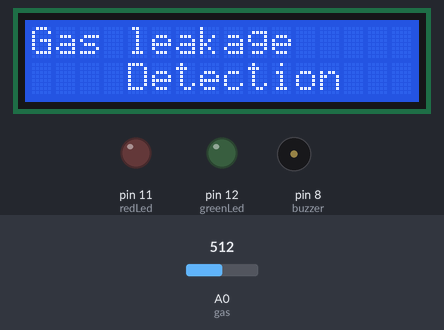
Bench run of a sketch on a simulated Arduino Uno, built with avr-gcc and run on an emulated ATmega328P. Parts: 16×2 character LCD, output pins drawn as LEDs (lit = HIGH), buzzer (waves = sounding). The test bench sets the inputs (shaded band); at power-on: A0 (gas) = 512. The modem accepts every AT command (registered, SIM ready, sends succeed) and sends nothing else; what the sketch prints to the serial monitor is not drawn.

Above: at 1.2 s.
At 3.3 s:
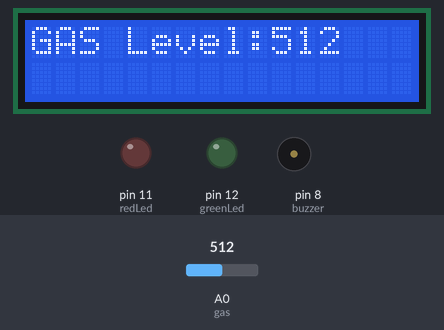
3.4 s: A0 (gas) set to 386
At 10.3 s:
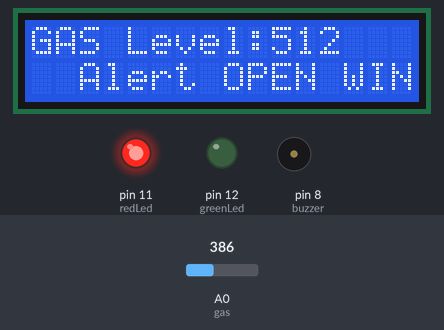
At 11.4 s:
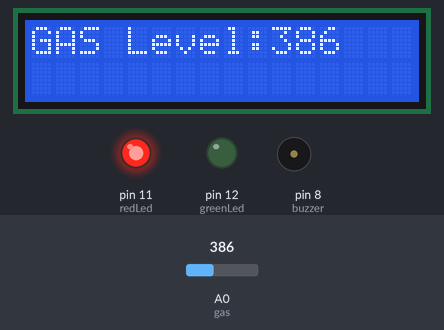
12.0 s: A0 (gas) set to 362
At 19.8 s:
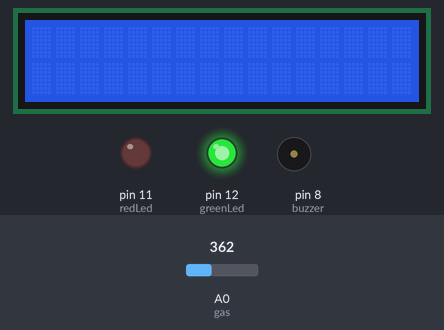
26.0 s: A0 (gas) set to 110
40.0 s: A0 (gas) set to 94
48.3 s: A0 (gas) set to 122
62.3 s: A0 (gas) set to 0
Timing chart, 0 to 65.3 s (numbered marks = the images above; inputs shaded):
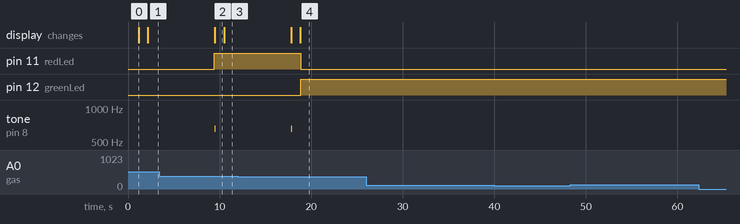

Measured:
- the behaviour switches between 371 and 370 on A0 (gas) (found by bisection; images 3 and 4)
- after the input at 12.0 s, pin 11 (redLed): HIGH → LOW after 6.8 s; pin 12 (greenLed): LOW → HIGH after 6.8 s
- what the display in image 0 shows lasts 1.1 s, from 1.1 s to 2.2 s

The sketch:

gaslevelsensor.ino
```cpp
#include <LiquidCrystal_I2C.h>
#include <SoftwareSerial.h>
// Set up a new SoftwareSerial object
SoftwareSerial gsmSerial(9, 10);
 /*include LCD I2C Library*/
#define buzzer 8
LiquidCrystal_I2C lcd(0x27,16,2);
void sing();
void setAlert();
int redLed = 11;
int greenLed = 12;
int gas = A0;
int sms_count=0;
int sensorThres = 370;


void setup() {

  pinMode(redLed, OUTPUT);
  pinMode(greenLed, OUTPUT);
  pinMode(buzzer, OUTPUT);
  pinMode(gas, INPUT);
  gsmSerial.begin(9600);
  Serial.begin(9600);
  delay(1000);
  lcd.begin(16, 2);
  lcd.init();  /*LCD display initialized*/   /*Clear LCD Display*/
  lcd.backlight();
  lcd.setCursor(0, 0);
  lcd.print("Gas leakage");
  lcd.setCursor(4, 1);
  lcd.print("Detection");
  delay(1000);
  lcd.clear();


}

void loop() {
 int analogSensor = analogRead(gas);

  Serial.print("Pin A0: ");
  Serial.println(analogSensor);
  lcd.print("GAS Level:");
  lcd.print(analogSensor);


  if (analogSensor > sensorThres)
  {  call();
    SendMessage();
     digitalWrite(redLed, HIGH);
     digitalWrite(greenLed, LOW);
    lcd.setCursor(2, 1);
    lcd.print("Alert OPEN WINDOW....!!!");
    digitalWrite(13, HIGH);
    sing();
    delay(1000);

  }
        else
  {
    digitalWrite(greenLed, HIGH);
    digitalWrite(redLed, LOW);

    lcd.setCursor(2, 1);
    lcd.print(".....Normal.....");
    noTone(buzzer);
  }

  lcd.clear();
    }


  void SendMessage()
{
   Serial.println("Setting the GSM in text mode");
   gsmSerial.println("AT+CMGF=1\r");
   delay(2000);
   Serial.println("Sending SMS to the desired phone number!");
   gsmSerial.println("AT+CMGS=\"+918428431271\"\r");
   // Replace x with mobile number
   delay(2000);

   gsmSerial.println("!!GAS LEAKING!!");    // SMS Text
   delay(200);
   gsmSerial.println((char)26);               // ASCII code of CTRL+Z
   delay(2000);
}
void call()
{
 gsmSerial.println("ATD+918428431271;");
 Serial.println("calling");
   delay(1000);
  }


void sing()
{
  tone(8,660,100);
delay(10);
tone(8,650,100);
delay(10);

  }
```
